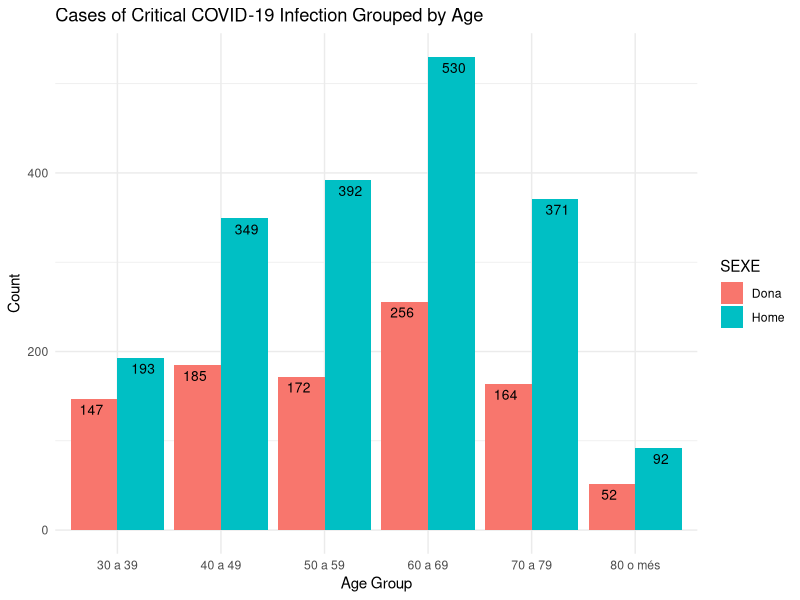
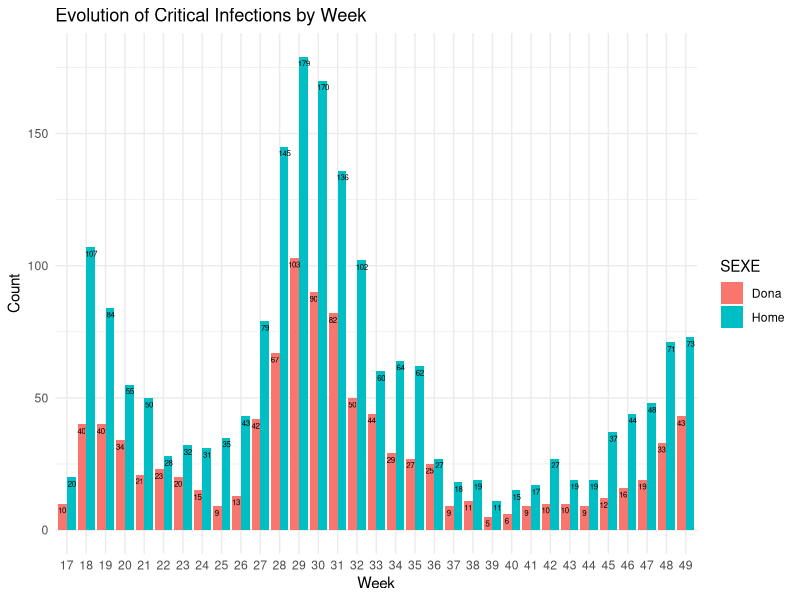
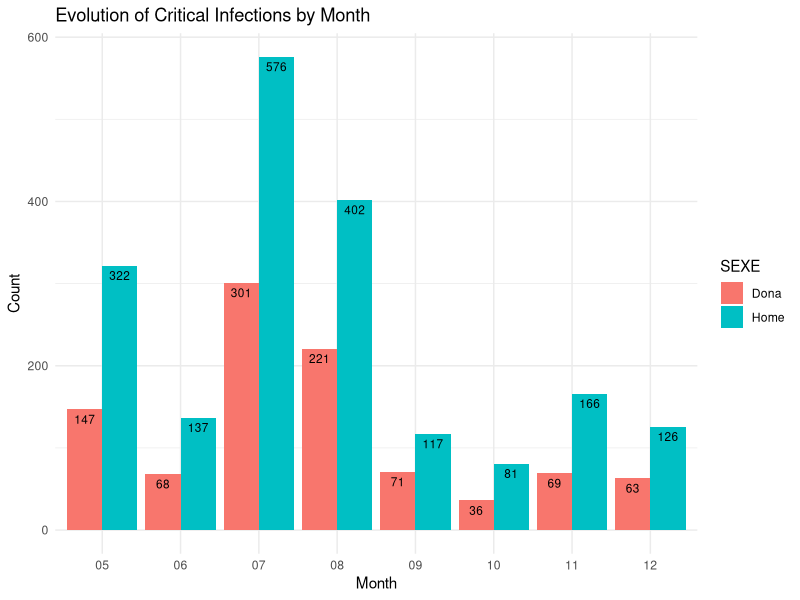
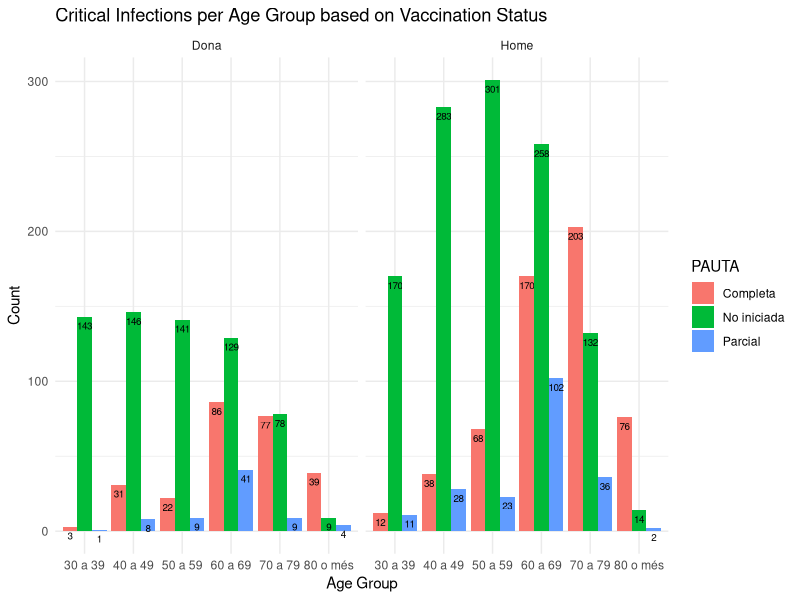
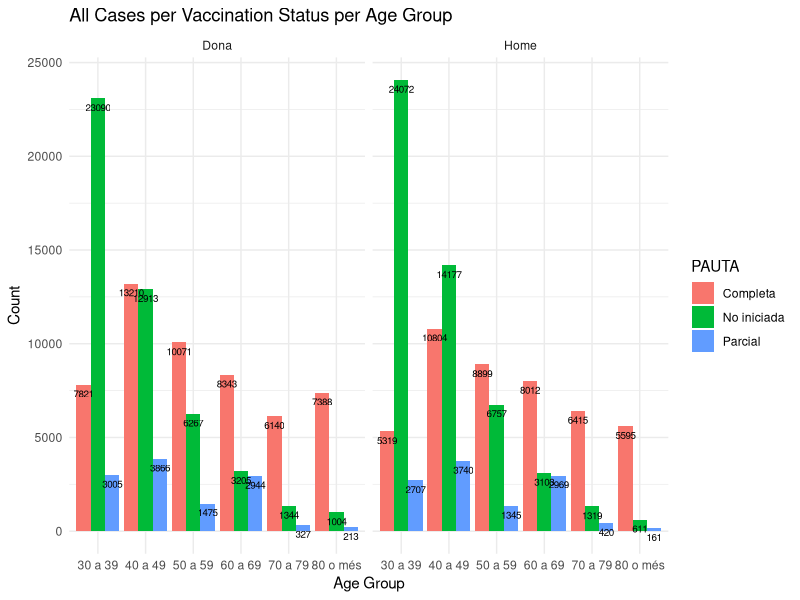
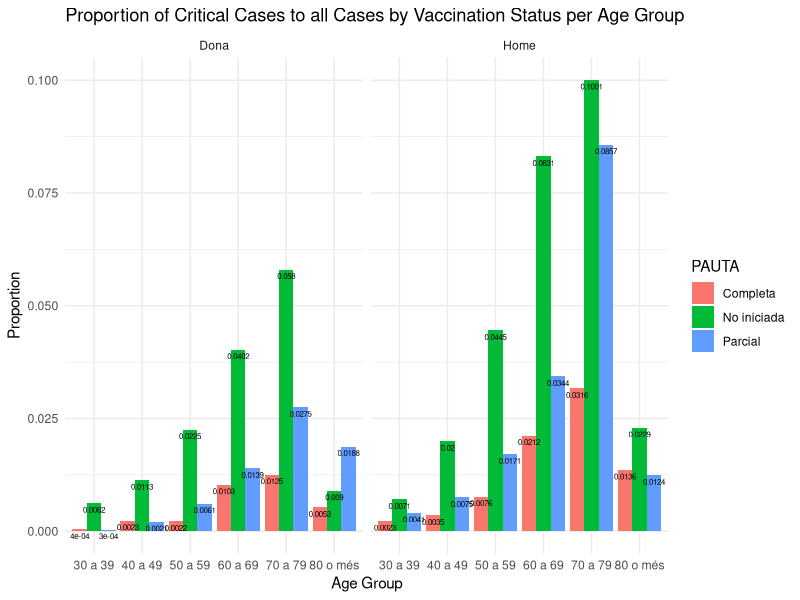
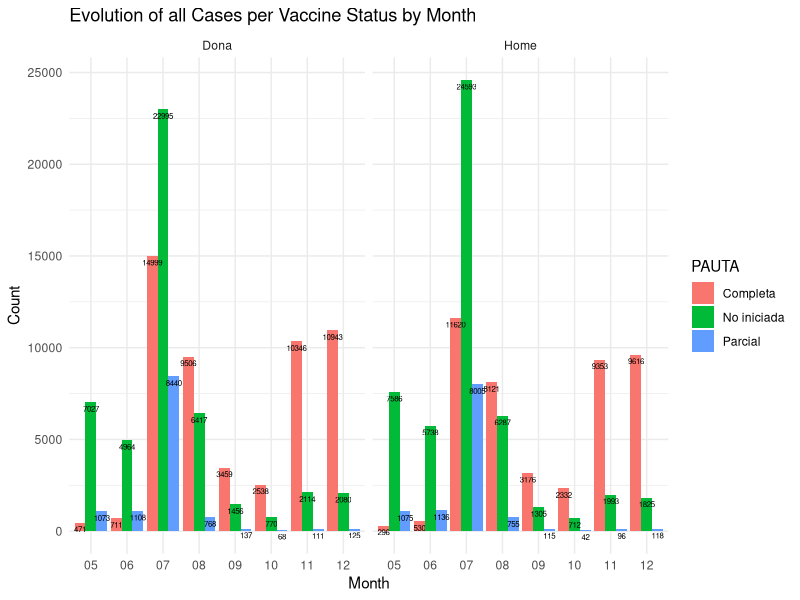
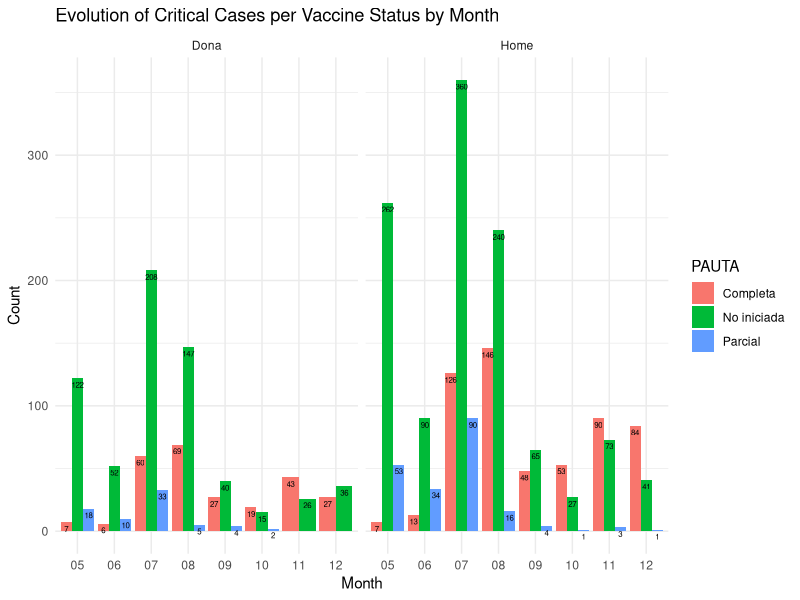

These figures' R source, in order:
## ---- chunk 1
rm(list = ls())
knitr::opts_chunk$set(echo = TRUE, warning = F, fig.width = 10)
# setwd("/home/ajo/gitRepos/glm/Deliverable")
library(dplyr)
library(lubridate)
library(ggplot2)
library(car)
## ---- chunk 2
data <- read.csv("Impacte_del_COVID-19.csv") # Data updated 17.12.21.

clean <- function(data){
  data$DATA <- as.Date(data$DATA, format = "%d/%m/%Y")
  data$EDAT <- as.factor(data$EDAT)
  covid.data <- data %>% filter(DATA >= "2021-05-01" & DATA < "2021-12-13") %>% 
        filter(EDAT %in% c("30 a 39", "40 a 49", "50 a 59", "60 a 69", "70 a 79", "80 o més"))
        # People with EDAT "No classificat" are not added 
        # (these are the same people as "No classificat" in SEXE).
  
  covid.data$PAUTA <- factor(covid.data$PAUTA)
  covid.data$SEXE <- factor(covid.data$SEXE)
  
  # Create week and month variables.
  covid.data$Week <- as.factor(strftime(covid.data$DATA, format = "%W"))
  covid.data$Month <- as.factor(strftime(covid.data$DATA, format = "%m"))
  
  return(covid.data)
}
covid.data <- clean(data) %>% filter(ESDEVENIMENT == "Crítics")
## ---- chunk 3
covid.data.women <- covid.data %>% filter(SEXE == "Dona")
covid.data.men <- covid.data %>% filter(SEXE == "Home")
## ---- chunk 4
count.in.age.group <- function(data){
  data %>% group_by(SEXE, EDAT) %>% summarise(Count = sum(RECOMPTE), .groups = "keep")
}

all <- count.in.age.group(covid.data)
ggplot(all, aes(x = EDAT, y = Count)) + 
  labs(x = "Age Group", y = "Count") +
  geom_col(aes(fill = SEXE), position = "dodge") +
  geom_text(aes(label=Count, group= SEXE), vjust = 1.6, color="black", 
            size=3.5, position = position_dodge(width = 1)) +
  ggtitle("Cases of Critical COVID-19 Infection Grouped by Age") +
  theme_minimal()
## ---- chunk 5
count.each.week <- function(data){
  data %>% group_by(SEXE, Week) %>% summarise(Count = sum(RECOMPTE), .groups = "keep")
}

week.data <- count.each.week(covid.data)
ggplot(data = week.data, aes(x = as.factor(Week), y = Count)) +
  labs(x = "Week", y = "Count") +
  geom_col(aes(fill = SEXE), position = "dodge") +
  geom_text(aes(label=Count, group= SEXE), vjust = 1.6, color="black", 
            size=2, position = position_dodge(width = 1)) +
  ggtitle("Evolution of Critical Infections by Week") +
  theme_minimal()

count.each.month <- function(data){
  data %>% group_by(SEXE, Month) %>% summarise(Count = sum(RECOMPTE), .groups = "keep")
}

month.data <- count.each.month(covid.data)
ggplot(data = month.data, aes(x = as.factor(Month), y = Count)) +
  labs(x = "Month", y = "Count") +
  geom_col(aes(fill = SEXE), position = "dodge") +
  geom_text(aes(label=Count, group= SEXE), vjust = 1.6, color="black", 
            size=3, position = position_dodge(width = 0.9)) +
  ggtitle("Evolution of Critical Infections by Month") +
  theme_minimal()
## ---- chunk 6
group.by.vacc.age.gender <- function(data){
  data %>% group_by(SEXE, EDAT, PAUTA) %>% summarise(Count = sum(RECOMPTE), .groups = "keep")
}
d5 <- group.by.vacc.age.gender(covid.data)

ggplot(d5, aes(x = EDAT, y = Count)) + 
  labs(x = "Age Group", y = "Count") +
  geom_col(aes(fill = PAUTA), position = "dodge") +
  geom_text(aes(label=Count, group= PAUTA), vjust = 1.6, color="black", 
            size=2.5, position = position_dodge(width = 0.9)) +
  ggtitle("Critical Infections per Age Group based on Vaccination Status") +
  facet_wrap(~ SEXE) + 
  theme_minimal()

group.by.vacc.age <- function(data){
  data %>% group_by(EDAT, PAUTA) %>% summarise(Count = sum(RECOMPTE), .groups = "keep") 
}
d4 <- group.by.vacc.age(covid.data.women)
knitr::kable(d4, caption = "Women with Critical Infection as 
             Function of Vaccination Status and Age")
d3 <- group.by.vacc.age(covid.data.men)
knitr::kable(d3, caption = "Men with Critical Infection as 
             Function of Vaccination Status and Age")
## ---- chunk 7
vacc.status.per.age <- group.by.vacc.age.gender(clean(data))
ggplot(vacc.status.per.age, aes(x = EDAT, y = Count)) + 
  labs(x = "Age Group", y = "Count") +
  geom_col(aes(fill = PAUTA), position = "dodge") +
  geom_text(aes(label=Count, group= PAUTA), vjust = 1.6, color="black", 
            size=2.5, position = position_dodge(width = 0.9)) +
  ggtitle("All Cases per Vaccination Status per Age Group") +
  facet_wrap(~ SEXE) + 
  theme_minimal()
## ---- chunk 8
d6 <- d5
d6$Count <- d5$Count/vacc.status.per.age$Count
ggplot(d6, aes(x = EDAT, y = Count)) + 
  labs(x = "Age Group", y = "Proportion") +
  geom_col(aes(fill = PAUTA), position = "dodge") +
  geom_text(aes(label=round(Count,4), group= PAUTA), vjust = 1.6, color="black", 
            size=2, position = position_dodge(width = 0.9)) +
  ggtitle("Proportion of Critical Cases to all Cases by Vaccination Status per Age Group") +
  facet_wrap(~ SEXE) + 
  theme_minimal()
## ---- chunk 9
vacc.status.with.time <- function(data){
  data %>% group_by(SEXE, PAUTA, Month) %>% summarise(Count = sum(RECOMPTE), .groups = "keep")
}
vacc.with.time <- vacc.status.with.time(clean(data))
ggplot(data = vacc.with.time, aes(x = as.factor(Month), y = Count)) +
  labs(x = "Month", y = "Count") +
  geom_col(aes(fill = PAUTA), position = "dodge") +
  geom_text(aes(label=Count, group= PAUTA), vjust = 1.6, color="black",
             size=2, position = position_dodge(width = 0.9)) +
  ggtitle("Evolution of all Cases per Vaccine Status by Month") +
  facet_wrap(~ SEXE) + 
  theme_minimal()
## ---- chunk 10
vacc.status.with.time <- function(data){
  data %>% group_by(SEXE, PAUTA, Month) %>% summarise(Count = sum(RECOMPTE), .groups = "keep")
}
vacc.with.time.critical <- vacc.status.with.time(covid.data)
ggplot(data = vacc.with.time.critical, aes(x = as.factor(Month), y = Count)) +
  labs(x = "Month", y = "Count") +
  geom_col(aes(fill = PAUTA), position = "dodge") +
  geom_text(aes(label=Count, group= PAUTA), vjust = 1.6, color="black",
             size=2, position = position_dodge(width = 0.9)) +
  ggtitle("Evolution of Critical Cases per Vaccine Status by Month") +
  facet_wrap(~ SEXE) + 
  theme_minimal()
## ---- chunk 11
covid.data.aggr <- aggregate(RECOMPTE ~ EDAT + SEXE + PAUTA + Month,
                             covid.data, FUN = sum)
head(covid.data.aggr)
dim(covid.data.aggr)
## ---- chunk 12
model1 <- lm(RECOMPTE ~ EDAT + SEXE + PAUTA + Month, data = covid.data.aggr)
summary(model1)
par(mfrow = c(2,2))
plot(model1, ask = F)
## ---- chunk 13
model2 <- glm(RECOMPTE ~ EDAT + SEXE + PAUTA + Month, data = covid.data.aggr, 
              family = poisson(link = "log"))
summary(model2)
par(mfrow = c(2,2))
plot(model2, ask = F)
# Checking for overdispersion.
PS <- sum(residuals(model2, type="pearson")^2)
PS
phi <- PS / model2$df.res
phi
## ---- chunk 14
model3 <- glm(RECOMPTE ~ EDAT + SEXE + PAUTA + Month + PAUTA:Month, data = covid.data.aggr, 
              family = poisson(link = "log"))
summary(model3)
par(mfrow = c(2,2))
plot(model3, ask = F)
# Checking for overdispersion.
PS <- sum(residuals(model3, type="pearson")^2)
PS
phi <- PS / model3$df.res
phi
## ---- chunk 15
model4 <- glm(RECOMPTE ~ EDAT + SEXE + PAUTA + Month + PAUTA:Month + EDAT:PAUTA, data = covid.data.aggr, 
              family = poisson(link = "log"))
summary(model4)
par(mfrow = c(2,2))
plot(model4, ask = F)
# Checking for overdispersion
PS <- sum(residuals(model4, type="pearson")^2)
PS
phi <- PS / model4$df.res
phi
Anova(model4)
## ---- chunk 16
model5 <- glm(RECOMPTE ~ SEXE + EDAT*PAUTA*Month,
              data = covid.data.aggr, 
              family = poisson(link = "log"))
summary(model5)
par(mfrow = c(2,2))
plot(model5, ask = F)
# Checking for overdispersion
PS <- sum(residuals(model5, type="pearson")^2)
PS
phi <- PS / model5$df.res
phi
Anova(model5)
qchisq(0.99, model5$df.res, lower.tail=TRUE)
